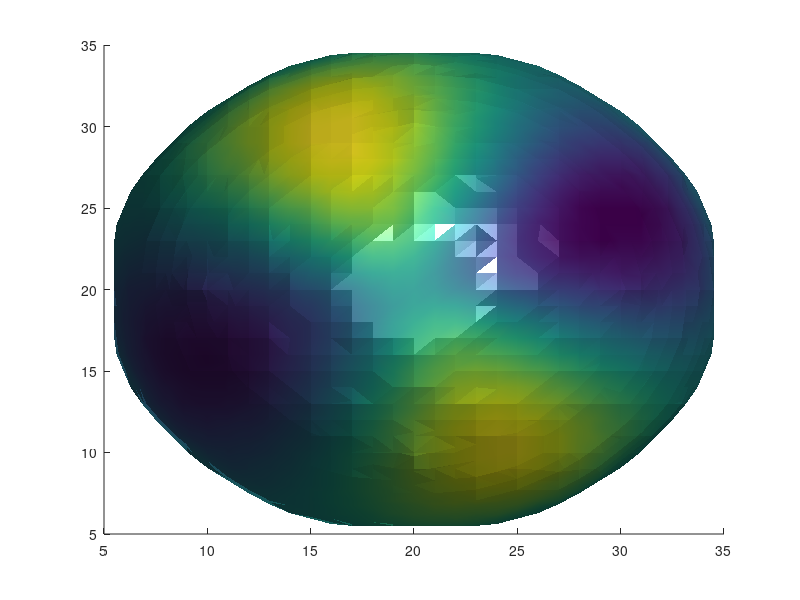

MATLAB code to generate this figure: (Note: this script raises an error after producing the figure.)
Nx=40;
Ny=40;
Nz=70;
R=15;

% load initial
% u0=uout+ues; v0=vout+ves; w0=wout+wes; x0=xout+xes;
fi=ones(Nx,Ny,Nz);
 r = zeros(Nx,Ny,Nz);
% 
% %ancho=2;
for i=1:Nx
    for j=1:Ny
        for k=1:Nz
            r(i,j,k)=sqrt((i-Nx/2)^2+(j-Ny/2)^2+(k)^2);
            if r(i,j,k)>=R
            fi(i,j,k)=-1;
            end
        end
   
   end
end

% for i = 20:30
%    for j = 20:30
%       for k = 15:45
%          %fi(i,j,k) = -1;
%          f = rand(1);
%         if f <= 0.5
%             fi(i,j,k) = -1;
%         end
%       end
%    end
% end
% for i = 10:30
%     for j = 10:30
%        for k = 25:45
%           fi(i,j,k) = -1; 
%        end
%     end
% end

    %R = 9;
    N = 2;
    [X,Y,Z]=meshgrid(1:Nx,1:Ny,1:Nz);
        teta=atan2((Y-Ny/2),(X-Nx/2));
        rad=sqrt((X-Nx/2+.5).^2+(Y-Ny/2+.5).^2);
        %u=1.5*exp(-((X-Nx/3-.5).^2+(Y-Ny/3-.5).^2+(Z-13.5).^2)/50);
        %u=2.5*rad.*(cos(teta*N)+sin(teta*N)).*(Z/Nz)/max(max(max(rad)))+(exp(-((-X+Nx/2-.5).^2+(-Y+Ny/2-.5).^2+(-Z+R+14).^2)/80));
        u=-2.5*rad.*(cos(teta*N)+sin(teta*N)).*(Z/Nz)/max(max(max(rad)))+(exp(-((X-Nx/2).^2+(Y-Ny/2).^2+(Z-R+14).^2)/50));
        %u=2.5*rand(Nx,Ny,Nz);
        %u = 0.2*(rand(Nx,Ny,Nz)-.5);
        %u=.1*u+.2*(rand(Nx,Ny,Nz)-.5);
        
%     u = zeros(Nx,Ny,Nz);
%     
%      for i=1:Nx
%          for j=1:Ny
%              for k=1:Nz
%                  u(i,j,k)=0.05*(1.5*exp(-((i-Nx/2-0.5)^2+(j-Ny/2-0.5)^2+(k-13-0.5)^2)/200)-0.1);%primera prueba
%              end
%          end
%      end

% fix0(:,:)=fi(Nx/2,:,:);
% 
% figure(1)
% clf
%     ux(:,:)=u(:,Ny/2,:);
%     %vx(:,:)=v(:,Ny/2,:);
%     fix(:,:)=fi(Nx/2,:,:);
% clf
% hold on
% mesh(ux,'FaceAlpha',0.5),shading interp,  view(-36,18)
% %mesh(fix,'FaceColor','none')
% hold off
% 
% % %%
%       figure(2)
%      clf
% [x,y,z] = meshgrid(1:1:Ny,1:1:Nx,1:1:Nz);
% xslice = [Nx/2-R:R:Nx/2+R,Nx/2-R:R:Nx/2+R];yslice = [Ny/2-R:R:Ny/2+R,Ny/2-R:R:Ny/2+R]; zslice = [0:3:R,0:3:R];
% p3=slice(x,y,z,u,xslice,yslice,zslice);
% set(p3,'FaceColor','flat','EdgeColor','none','FaceAlpha',0.1);
% rs=max(abs(max(max(max(u)))),abs(min(min(min(u)))));
% 
% axis equal, view(74,18), 
% set(gca,'CLim',[-rs,rs])
% colorbar;
% %%
    figure(4)
    
%     u = smooth3(u,'box',3); 
    clf
       
    %cdata = smooth3((u-min(min(min(u))))./(max(max(max(u)))-min(min(min(u)))),'box',5);
       cdata = smooth3(u,'box',3);
    fim = smooth3(fi,'box',3);
    p4=patch(isosurface(fim,0));
    isonormals(fim,p4);
    isocolors(cdata,p4);
    set(p4,'FaceColor','interp','EdgeColor','none'),
    camlight, lighting phong
    axis equal, axis off, 
    axis([1 Nx 1 Ny 1 Nz]),
    colormap jet
    light
material metal
    colorbar
%view(-15,40)
view(13,12)


%     figure(4)
%     fix(:,:)=fi(:,Ny/2,:);
%     contour(fix,[0 0],'k')
%     hold on
%     contour(fix0,[0 0],'r')
%     axis equal
%     %getframe(gcf);
%     hold off
